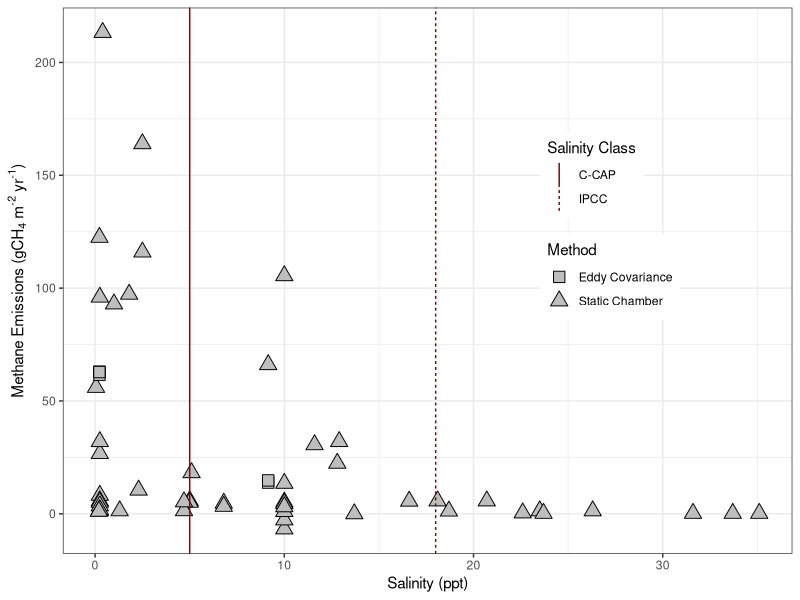

The R script that drew this image:
### Let's make a graph for CH4 emissions to show the different splits we could make
library(tidyverse)

methane <- read_csv("data/Methane/derivative/Methane Synthesis Knox.csv")
names(methane) <- c("Site.Name", "Location", "Region", "Saliniity.class", "year", "Method", "Salinity.ppt", "CH4.flux", "Reference")

salinity_breaks <- data.frame(x = c(18, 5), 
                              salinity_class_breaks = c("IPCC", "C-CAP"))

ggplot(data = methane, aes(x = Salinity.ppt, y = CH4.flux)) +
  geom_point(aes(shape = Method), size = 4, fill="grey") +
  theme_bw() +
  xlab("Salinity (ppt)") +
  ylab(expression(paste("Methane Emissions (gCH"["4"]," m"^"-2", " yr"^"-1",")", sep="")))  +
  scale_shape_manual(values=c(22, 24),
                    labels = c("Eddy Covariance", "Static Chamber")) +
  theme(legend.position = c(0.75,0.6)) +
  geom_vline(data = salinity_breaks, aes(xintercept = x, lty=salinity_class_breaks), col = "darkred") +
  labs(lty = "Salinity Class")
